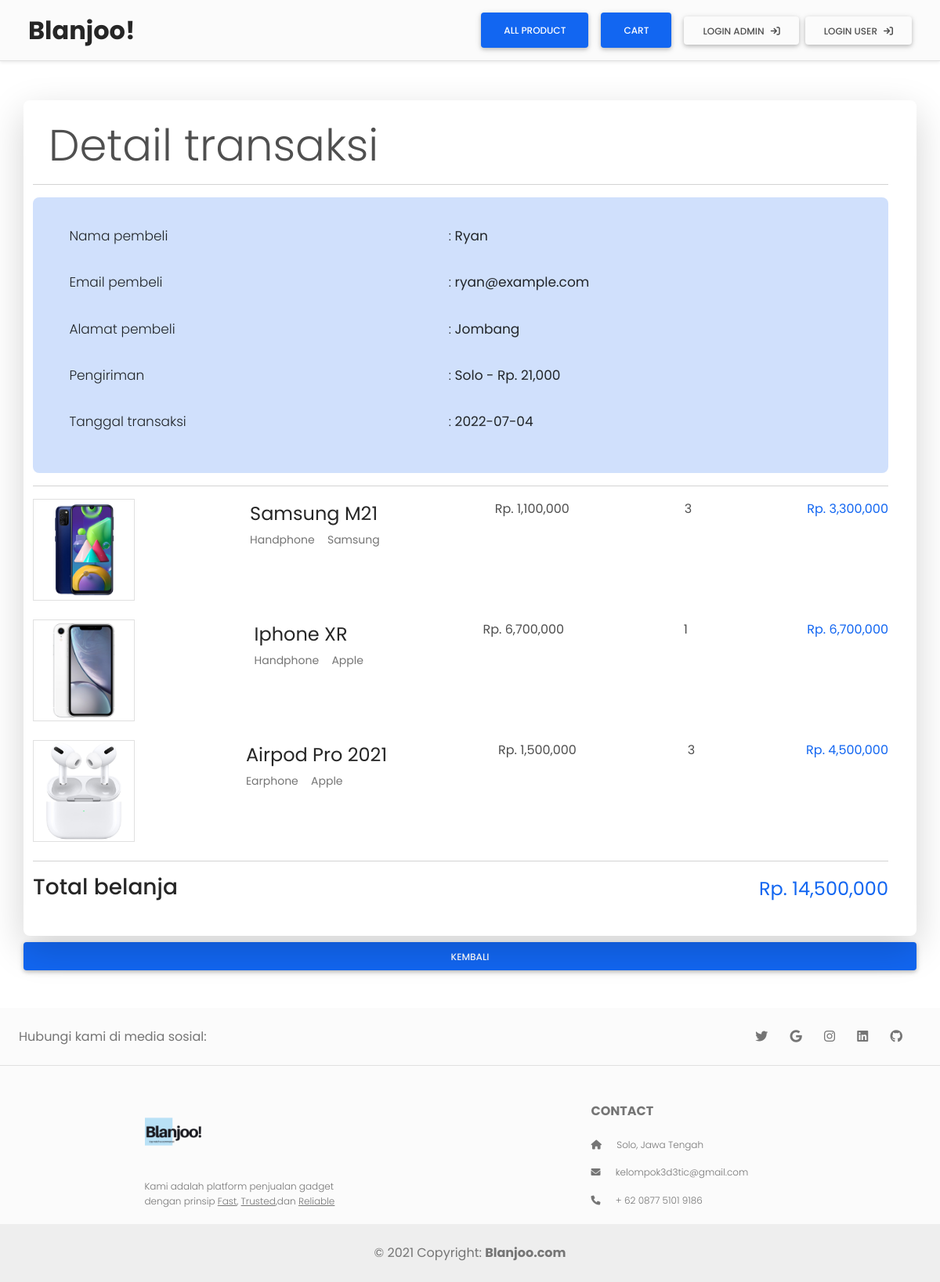
/detail-transaksi.php?id=2, run on the app's committed database.
### tables this page shows
CREATE TABLE `tb_transaksi` (
  `id_transaksi` int(11) NOT NULL,
  `id_user` int(11) NOT NULL,
  `id_ongkir` int(11) NOT NULL,
  `tanggal_transaksi` date NOT NULL,
  `total_transaksi` int(11) NOT NULL
);

CREATE TABLE `tb_user` (
  `user_id` int(11) NOT NULL,
  `user_name` varchar(50) NOT NULL,
  `username` varchar(50) NOT NULL,
  `password` varchar(100) NOT NULL,
  `user_email` varchar(50) NOT NULL,
  `user_address` text NOT NULL
);

CREATE TABLE `ongkir` (
  `id_ongkir` int(5) NOT NULL,
  `nama_kota` varchar(50) NOT NULL,
  `harga_ongkir` int(11) NOT NULL
);

CREATE TABLE `transaksi_produk` (
  `id_transaksi_produk` int(11) NOT NULL,
  `id_transaksi` int(11) NOT NULL,
  `id_product` int(11) NOT NULL,
  `jumlah` int(11) NOT NULL
);

CREATE TABLE `tb_product` (
  `product_id` int(11) NOT NULL,
  `category_id` int(11) NOT NULL,
  `merk_id` int(11) DEFAULT NULL,
  `product_name` varchar(100) NOT NULL,
  `product_price` int(11) NOT NULL,
  `product_description` text NOT NULL,
  `product_image` varchar(100) NOT NULL,
  `product_status` tinyint(1) NOT NULL,
  `date_created` timestamp NOT NULL DEFAULT current_timestamp()
);

CREATE TABLE `tb_category` (
  `category_id` int(11) NOT NULL,
  `category_name` varchar(25) DEFAULT NULL,
  `category_image` text NOT NULL
);

CREATE TABLE `tb_merk` (
  `merk_id` int(11) NOT NULL,
  `merk_name` varchar(100) NOT NULL
);

### detail-transaksi.php (the view, shortened to what this page needs)
<?php
include 'db.php';
$data_transaksi_produk = mysqli_query($conn, "SELECT * FROM transaksi_produk JOIN tb_product ON transaksi_produk.id_product=tb_product.product_id WHERE id_transaksi = '" . $_GET['id'] . "' ");
$data_pembeli = mysqli_query($conn, "SELECT * FROM tb_transaksi JOIN tb_user ON tb_transaksi.id_user=tb_user.user_id JOIN ongkir ON tb_transaksi.id_ongkir=ongkir.id_ongkir WHERE id_transaksi = '" . $_GET['id'] . "' ");
$pembeli = mysqli_fetch_object($data_pembeli);
?>
<!DOCTYPE html>
<html lang="en">
<head>
  <link href="https://cdn.jsdelivr.net/npm/bootstrap@5.0.2/dist/css/bootstrap.min.css" rel="stylesheet">
  <link rel="stylesheet" href="css/style.css">
  <link rel="stylesheet" href="https://cdnjs.cloudflare.com/ajax/libs/font-awesome/6.0.0/css/all.min.css" />
  <link rel="stylesheet" href="css/mdb.min.css" />
</head>
<body id="beranda">
  <?php require('components/header-index.php') ?>
  <div class="container" style="margin-top: 8rem;">
    <div class="row d-flex justify-content-center">
      <div class="col-md-12 col-lg-5 card w-100 shadow-lg p-0">
        <div class="row p-0 w-100">
          <div class="col-md-12 p-4">
            <h2 class="cart-titte display-4 mb-2" style="margin-left: 20px;">Detail transaksi</h2>
            <hr>
            <div class="detail-pembeli alert alert-primary">
              <table class="table table-borderless" style="font-size: 17px!important;">
                <tr>
                  <td>Nama pembeli</td>
                  <td>: <strong><?php echo $pembeli->user_name ?></strong></td>
                </tr>
                <tr>
                  <td>Email pembeli</td>
                  <td>: <strong><?php echo $pembeli->user_email ?></strong></td>
                </tr>
                <tr>
                  <td>Alamat pembeli</td>
                  <td>: <strong><?php echo $pembeli->user_address ?></strong></td>
                </tr>
                <tr>
                  <td>Pengiriman</td>
                  <td>: <strong><?php echo $pembeli->nama_kota ?> - Rp. <?php echo number_format($pembeli->harga_ongkir) ?></strong></td>
                </tr>
                <tr>
                  <td>Tanggal transaksi</td>
                  <td>: <strong><?php echo $pembeli->tanggal_transaksi; ?></strong></td>
                </tr>
              </table>
            </div>
            <hr>
            <?php
            $total_belanja = 0;
            while ($t = mysqli_fetch_array($data_transaksi_produk)) {
              $produk = mysqli_query($conn, "SELECT * FROM tb_product LEFT JOIN tb_category USING (category_id) LEFT JOIN tb_merk USING (merk_id) WHERE product_id = '" . $t['id_product'] . "' ");
              $p = mysqli_fetch_array($produk);
              $sub_harga = $t['product_price'] * $t['jumlah'];
            ?>
              <div class="item-produk d-flex justify-content-between mb-4">
                <img class="border" src="produk/<?php echo $t['product_image'] ?>" alt="<?php echo $p['product_name'] ?>" style="height: 130px;">
                <div class="data-produk">
                  <p class="fs-4 text-dark mb-0"><?php echo $t['product_name'] ?></p>
                  <a href="produk.php?kat=<?php echo $t['category_id'] ?>" class="text-muted" style="margin-right: 6px; font-size: 14px"><?php echo $p['category_name'] ?></a>
                  <a href="produk.php?merk=<?php echo $t['merk_id'] ?>" class="text-muted" style="margin-left: 6px; font-size: 14px;"><?php echo $p['merk_name'] ?></a>
                </div>
                <p>Rp. <?php echo number_format($t['product_price']) ?></p>
                <p><?php echo $t['jumlah'] ?></p>
                <p class="text-primary">Rp. <?php echo number_format($sub_harga) ?></p>
              </div>
            <?php
              $total_belanja += $sub_harga;
            }
            ?>
            <hr>
            <div class="total d-flex justify-content-between">
              <h3 class="text-dark">Total belanja</h3>
              <p class="text-primary fs-4">Rp. <?php echo number_format($total_belanja) ?></p>
            </div>
          </div>
        </div>
      </div>
      <?php
      if ($_SESSION['status_admin_login']) {
      ?>
        <a href="data-transaksi.php" class="btn btn-primary mt-2">Kembali</a>
      <?php
      } else {
      ?>
        <a href="produk.php" class="btn btn-primary mt-2">Kembali</a>
      <?php
      }
      ?>
    </div>
  </div>
  <?php require('components/footer-index.php') ?>
</body>
</html>

### css/style.css (style rules this page uses)
* { padding: 0; margin: 0; font-family: 'Poppins', sans-serif; }
a { color: white; }

### data on the page
tb_transaksi: id_user.user_name "Ryan", id_user.user_email "ryan@example.com", id_user.user_address "Jombang", id_ongkir.nama_kota "Solo", id_ongkir.harga_ongkir "21,000", tanggal_transaksi "2022-07-04"
transaksi_produk: id_product.product_image (picture), id_product.product_name "Samsung M21", tb_category.category_name "Handphone", tb_merk.merk_name "Samsung", id_product.product_price "1,100,000", jumlah "3", sub_harga "3,300,000"
transaksi_produk: id_product.product_image (picture), id_product.product_name "Iphone XR", tb_category.category_name "Handphone", tb_merk.merk_name "Apple", id_product.product_price "6,700,000", jumlah "1", sub_harga "6,700,000"
transaksi_produk: id_product.product_image (picture), id_product.product_name "Airpod Pro 2021", tb_category.category_name "Earphone", tb_merk.merk_name "Apple", id_product.product_price "1,500,000", jumlah "3", sub_harga "4,500,000"

### other printed values
$total_belanja "14,500,000"
